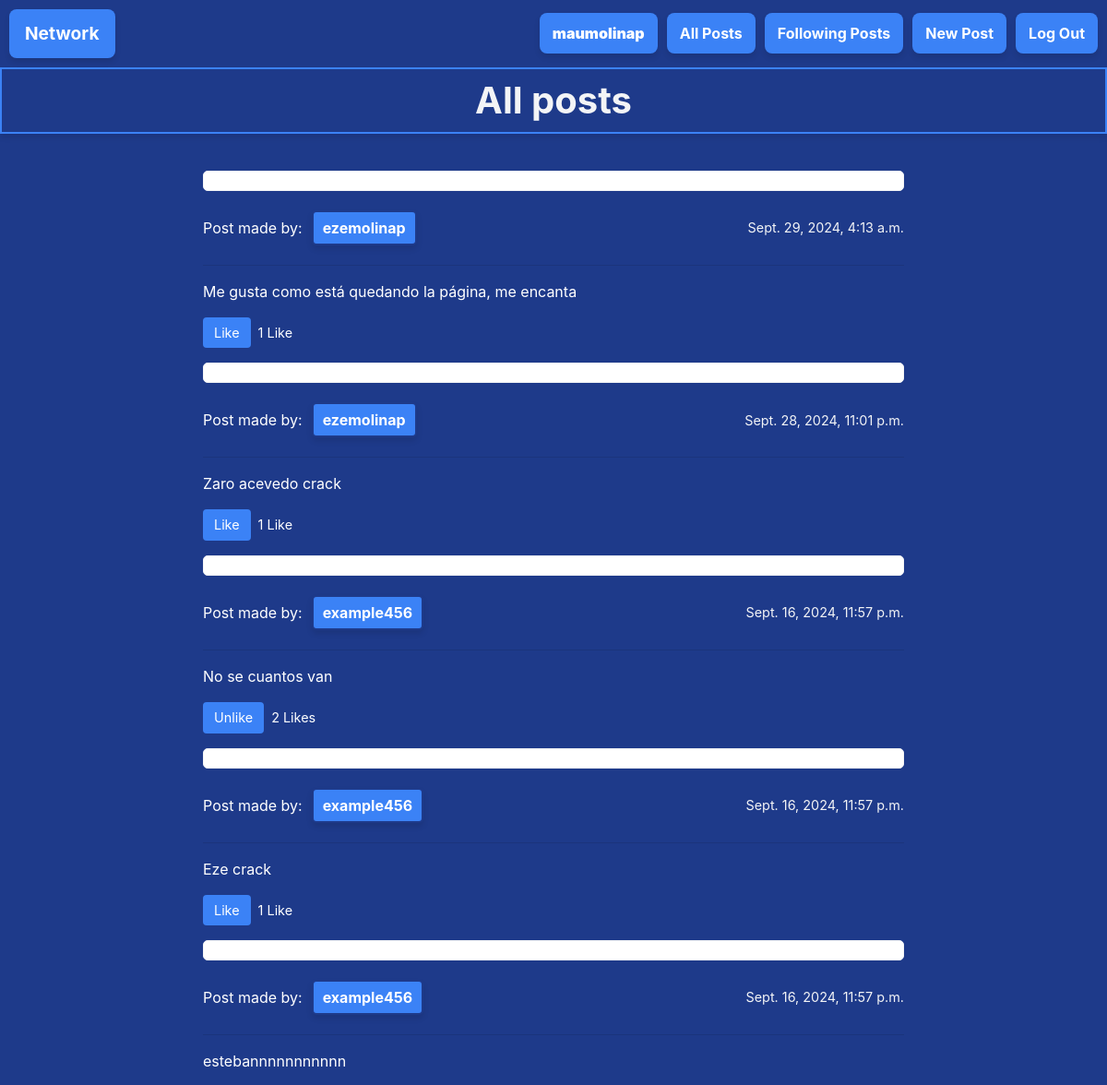
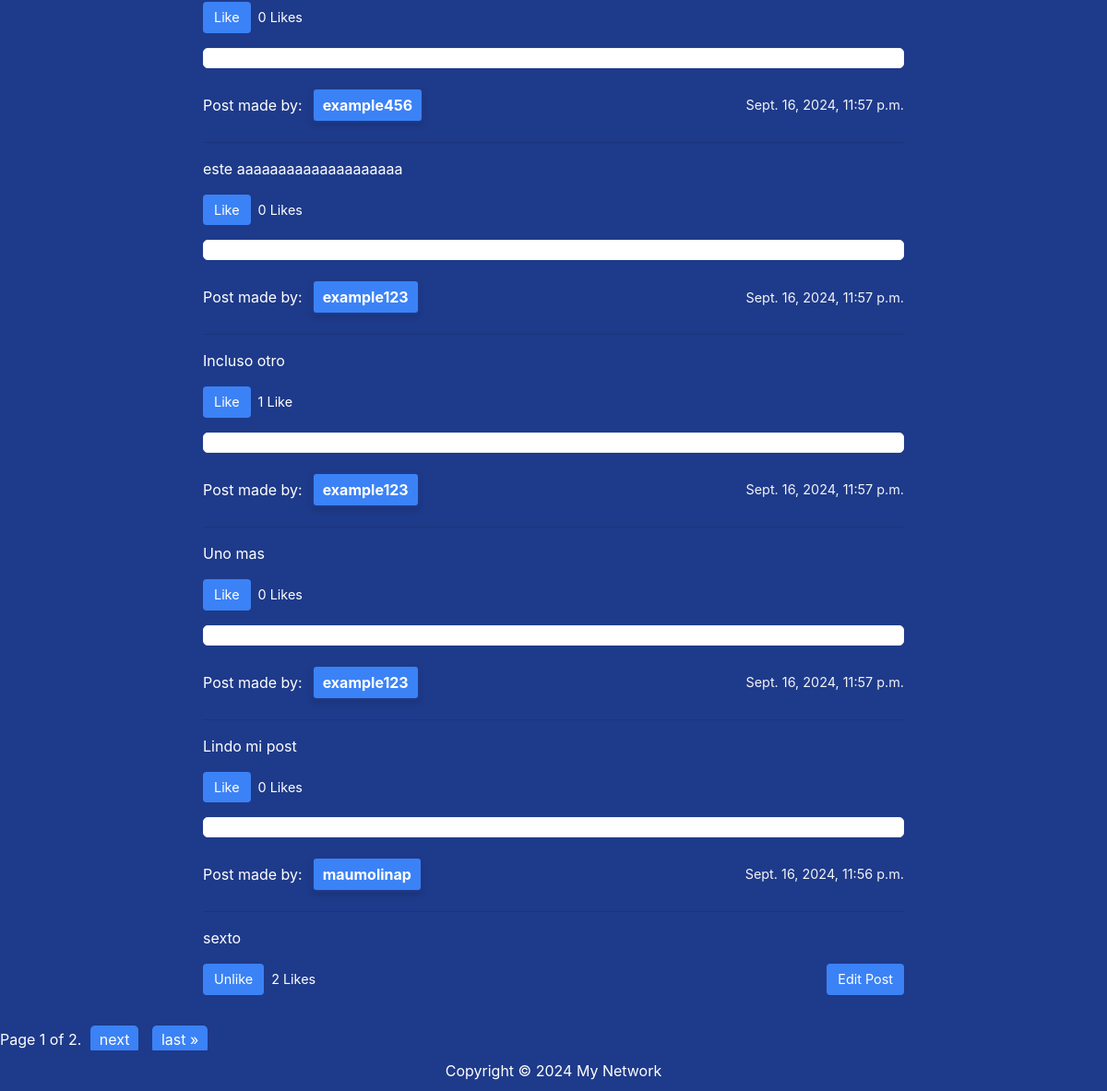
Page / (signed in) on the committed database (2 pictures, top to bottom).
### network/models.py (models this page shows, shortened)
class User(AbstractUser):
    pass

class Post(models.Model):
    user = models.ForeignKey("User", on_delete=models.CASCADE, related_name="user")
    body = models.TextField(blank=True)
    timestamp = models.DateTimeField(auto_now_add=True)
    likes = models.ManyToManyField(User, related_name="liked_posts", blank=True)
    is_active = models.BooleanField(default=True)
    is_liked = models.BooleanField(default=False)

### network/views.py (the view)
# urls.py: path("", views.index, name="index"),
def index(request):
    active_posts = Post.objects.filter(is_active=True).order_by('-timestamp')
    pagin = paginator(request, active_posts)
    for post in active_posts:
        post.is_liked = post.likes.filter(id=request.user.id).exists()
        post.save()
    return render(request, "network/index.html", {
        "active_posts": pagin["page_posts"],
        "title_page": "All posts",
    })

### network/views.py (called while the page is built)
def paginator(request, posts):
    paginator = Paginator(posts, 10)
    page_num = request.GET.get('page', 1)
    try:
        page_posts = paginator.get_page(page_num)
    except PageNotAnInteger:
        page_posts = paginator.page(1)
    except EmptyPage:
        page_posts = paginator.page(paginator.num_pages)
    return {
        "page_posts": page_posts,
    }

### network/templates/network/index.html (shortened to what this page needs)
{% extends "network/layout.html" %}
{% load static %}
{% block body %}
    <h1 class="principal-title">{{ title_page }}</h1>
    {% if active_posts %}
        <div class="page-div">
            {% for post in active_posts %}
            <p class="post-p">
                <p class="mini-title">
                    Post made by: <a class="post-link principal-button" href="{% url 'profile' post.user %}">{{ post.user }}</a>
                    <span class="timestamp">{{ post.timestamp }}</span>
                </p>
                <hr>
                    <p id="post-body" data-post-id="{{post.id}}" class="post-body">{{ post.body }}</p>
                    <div class="post-actions">
                        <div class="left-actions">
                            {% if request.user.is_authenticated %}
                                <button class="action-button" id="like-post-button-{{ post.id }}">
                                    {% if post.is_liked %}
                                        Unlike
                                    {% else %}
                                        Like
                                    {% endif %}
                                </button>
                            {% endif %}
                            <span class="likes-count" id="likes-count-{{post.id}}">
                                {% if post.likes.count == 1 %}
                                    {{ post.likes.count }} Like
                                {% else %}
                                    {{ post.likes.count }} Likes
                                {% endif %}
                            </span>
                        </div>
                        {% if post.user == request.user %}
                            <div class="right-actions">
                                <button class="action-button" id="edit-post-button-{{post.id}}">Edit Post</button>
                            </div>
                        {% endif %}
                    </div>
            </p>
            {% endfor %}
        </div>
    {% else %}
        No active posts.
    {% endif %}
    <div class="pagination">
        <span class="step-links">
            <span class="current">
                Page {{ active_posts.number }} of {{ active_posts.paginator.num_pages }}.
            </span>
            {% if active_posts.has_next %}
                <a href="?page={{ active_posts.next_page_number }}">next</a>
                <a href="?page={{ active_posts.paginator.num_pages }}">last &raquo;</a>
            {% endif %}
        </span>
    </div>
{% endblock %}

### network/templates/network/layout.html (shortened to what this page needs)
{% load static %}
<!DOCTYPE html>
<html lang="en">
    <head>
        <link rel="stylesheet" href="https://stackpath.bootstrapcdn.com/bootstrap/4.4.1/css/bootstrap.min.css">
        <link href="{% static 'network/styles.css' %}" rel="stylesheet">
    </head>
    <body>
        <nav class="layout-buttons">
            <a class="principal-button" href="{% url 'index' %}">Network</a>
            <div>
              <ul class="ul-button">
                {% if user.is_authenticated %}
                    <li class="layout-item-button">
                        <a class="nav-link" href="{% url 'profile' user.username %}" id="profile"><strong>{{ user.username }}</strong></a>
                    </li>
                {% endif %}
                <li class="layout-item-button">
                  <a class="nav-link" href="{% url 'index' %}">All Posts</a>
                </li>
                {% if user.is_authenticated %}
                    <li class="layout-item-button">
                        <a class="nav-link" href="{% url 'following_posts' %}">Following Posts</a>
                    </li>
                    <li class="layout-item-button">
                        <a class="nav-link" href="{% url 'new_post' %}">New Post</a>
                    </li>
                    <li class="layout-item-button">
                        <a class="nav-link" href="{% url 'logout' %}">Log Out</a>
                    </li>
                {% endif %}
              </ul>
            </div>
          </nav>
        <div class="body">
            {% block body %}
            {% endblock %}
        </div>
        <footer class="footer">
            <div class="footer-content">
                <p>Copyright © 2024 My Network</p>
            </div>
        </footer>
    </body>
</html>

### network/static/network/styles.css (style rules this page uses)
:root { --azul-oscuro: #1E3A8A; --azul-claro: #3B82F6; --blanco: #FFFFFF; --gris-claro: #F3F4F6; --naranja: #F97316; --verde: #10B981; }
.principal-title { color: var(--gris-claro); background-color: var(--azul-oscuro); padding: 10px 20px; text-align: center; font-size: 2.5em; font-weight: bold; box-shadow: 0 4px 6px rgba(0, 0, 0, 0.1); border: 2px solid var(--azul-claro); margin-bottom: 20px; }
.layout-buttons { display: flex; justify-content: space-between; align-items: center; background-color: var(--azul-oscuro); padding: 10px; }
.principal-button, .nav-link { color: var(--blanco); background-color: var(--azul-claro); padding: 10px 15px; text-decoration: none; border-radius: 8px; font-weight: bold; transition: background-color 0.3s ease, border 0.3s ease; box-shadow: 0 4px 6px rgba(0, 0, 0, 0.1); border: 2px solid transparent; }
.ul-button { list-style: none; display: flex; gap: 10px; margin: 0; }
.pagination a { padding: 5px 10px; background-color: var(--azul-claro); color: var(--blanco); border-radius: 5px; margin: 0 5px; text-decoration: none; }
.layout-item-button { display: inline-block; }
.principal-button { font-size: 1.2em; background-color: var(--azul-claro); }
.layout-item-button .nav-link { padding: 8px 12px; }
body { background-color: var(--azul-oscuro); color: var(--blanco); }
.page-div { max-width: 800px; margin: 0 auto; padding: 20px; }
.post-p { background-color: var(--blanco); border: 1px solid var(--gris-claro); border-radius: 5px; padding: 10px; }
.mini-title { display: flex; justify-content: space-between; align-items: center; }
.timestamp { margin-left: auto; font-size: 0.9em; color: var(--gris-claro); }
.post-body { margin-top: 10px; }
.post-actions { display: flex; justify-content: space-between; align-items: center; margin-top: 10px; }
.left-actions { display: flex; align-items: center; }
.action-button { padding: 6px 12px; font-size: 0.9em; color: var(--blanco); background-color: var(--azul-claro); border: none; border-radius: 4px; cursor: pointer; transition: background-color 0.3s; }
.likes-count { margin-left: 8px; font-size: 0.9em; }
.right-actions { margin-left: auto; }
.post-link { background-color: var(--azul-claro); color: var(--blanco); padding: 5px 10px; margin: 5px 10px; text-decoration: none; border: 2px solid var(--azul-oscuro); border-radius: 5px; font-size: 16px; display: inline-block; transition: background-color 0.3s, border 0.3s; }
footer { background-color: var(--azul-oscuro); color: var(--blanco); text-align: center; padding: 10px 0; position: relative; bottom: 0; width: 100%; }
.footer-content p { margin: 0; }

### rows in the picture
User: username "maumolinap"
Post: user "ezemolinap", timestamp "Sept. 29, 2024, 4:13 a.m.", body "Me gusta como está quedando la página, me encanta", is_liked "Like", likes.count "1"
Post: user "ezemolinap", timestamp "Sept. 28, 2024, 11:01 p.m.", body "Zaro acevedo crack", is_liked "Like", likes.count "1"
Post: user "example456", timestamp "Sept. 16, 2024, 11:57 p.m.", body "No se cuantos van", is_liked "Unlike", likes.count "2"
Post: user "example456", timestamp "Sept. 16, 2024, 11:57 p.m.", body "Eze crack", is_liked "Like", likes.count "1"
Post: user "example456", timestamp "Sept. 16, 2024, 11:57 p.m.", body "estebannnnnnnnnnn", is_liked "Like", likes.count "0"
Post: user "example456", timestamp "Sept. 16, 2024, 11:57 p.m.", body "este aaaaaaaaaaaaaaaaaaaa", is_liked "Like", likes.count "0"
Post: user "example123", timestamp "Sept. 16, 2024, 11:57 p.m.", body "Incluso otro", is_liked "Like", likes.count "1"
Post: user "example123", timestamp "Sept. 16, 2024, 11:57 p.m.", body "Uno mas", is_liked "Like", likes.count "0"
Post: user "example123", timestamp "Sept. 16, 2024, 11:57 p.m.", body "Lindo mi post", is_liked "Like", likes.count "0"
Post: user "maumolinap", timestamp "Sept. 16, 2024, 11:56 p.m.", body "sexto", is_liked "Unlike", likes.count "2"

### other values in the picture
{{ title_page }} "All posts"
{{ active_posts.number }} "1"
{{ active_posts.paginator.num_pages }} "2"
